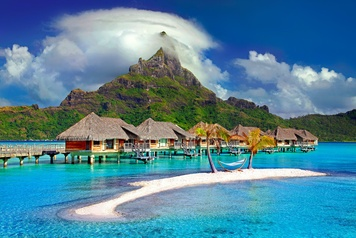
#> input picture input/1.jpg, 356 x 238 px, shrunk from 2000 x 1335 before the run; its folder holds 4 pictures in this run
$ python removecolor.py
#> lines starting #> are read from the running program, lines starting #| are printed output that depends on the picture
import os
from PIL import Image

def convert_to_bw():
    # Check if 'input' directory exists
    if not os.path.exists('../input'):
        print("\033[91m" + "Error: 'input' directory does not exist.")
        return

    # Get all image files in 'input' directory
    files_to_convert = [f for f in os.listdir("../input") if os.path.isfile(os.path.join("../input", f))]

    if not files_to_convert:
        print("\033[93m" + "No image files found in 'input' directory.")
        return

    # Create the directory for the converted images
    if not os.path.exists("../output"):
        os.makedirs("../output")

    # Loop through each image file and convert it to black and white
    for filename in files_to_convert:
        try:
            i = Image.open(os.path.join("../input", filename))
#> i is the input picture: PIL image 356x238 RGB; mean R, G, B 81.8, 131.7, 152.3
            fn, fext = os.path.splitext(filename)
            converted_filename = f"{fn}_bw{fext}"
            counter = 1
            while os.path.exists(os.path.join("../output", converted_filename)):
                converted_filename = f"{fn}_bw({counter}){fext}"
                counter += 1
            bw_image = i.convert("L")
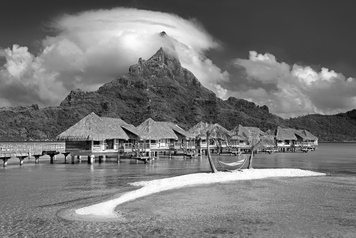
#> bw_image: PIL image 356x238 L; min 1, max 255, mean 119.1
            bw_image.save(os.path.join("../output", converted_filename))
            print("\033[92m" + f"Successfully converted {filename} to black and white and saved as {converted_filename}")
        except Exception as e:
            print("\033[91m" + f"Error converting {filename}: {str(e)}")
#> pass 2 of the loop in convert_to_bw, `for filename in files_to_convert:`:
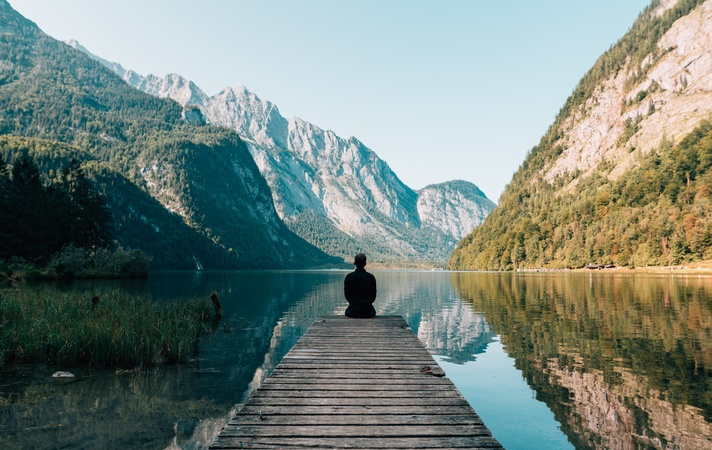
#> input picture input/3.jpg, 712 x 450 px, shrunk from 4000 x 2525 before the run
#> in convert_to_bw, i is the input picture: PIL image 712x450 RGB; mean R, G, B 119.5, 132.6, 125.2
#> in convert_to_bw, `bw_image = i.convert("L")`:
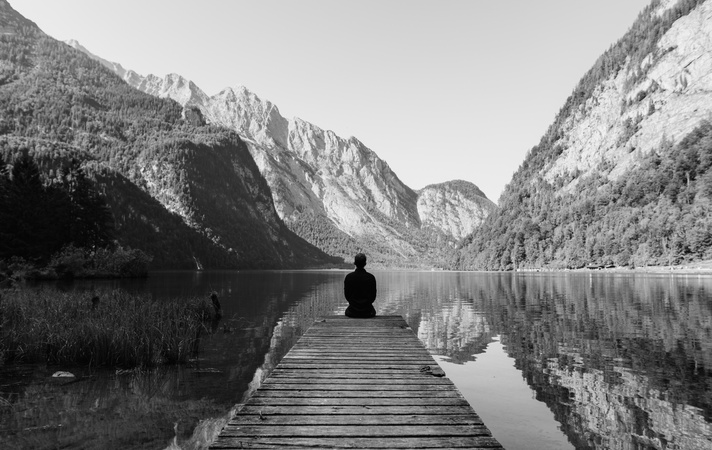
#> bw_image: PIL image 712x450 L; min 0, max 248, mean 127.8
#> pass 3 of the loop in convert_to_bw, `for filename in files_to_convert:`:
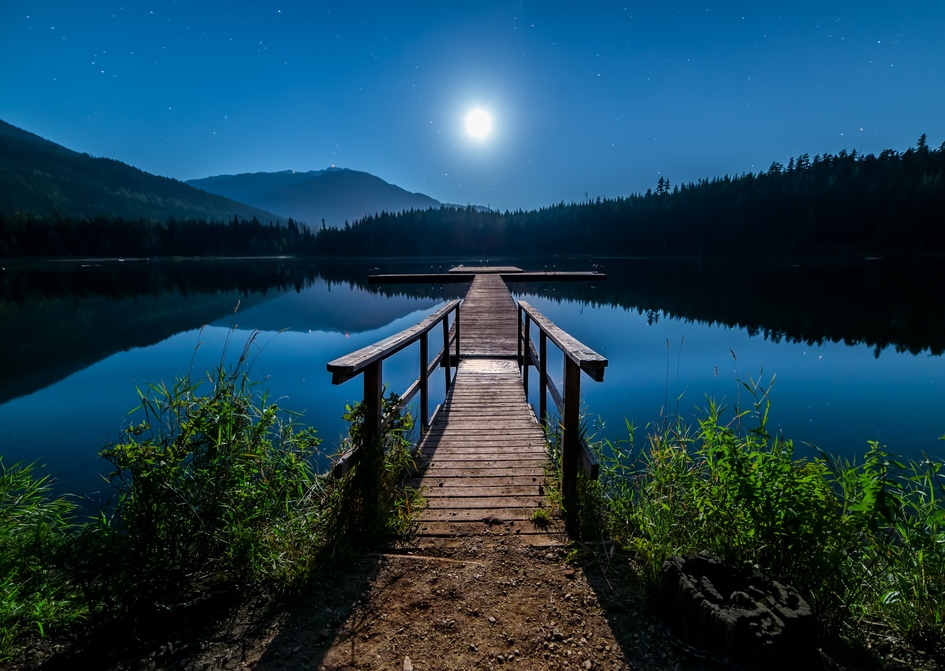
#> input picture input/5.jpg, 945 x 671 px, shrunk from 5306 x 3770 before the run
#> in convert_to_bw, i is the input picture: PIL image 945x671 RGB; mean R, G, B 27.3, 64.8, 83
#> in convert_to_bw, `bw_image = i.convert("L")`:
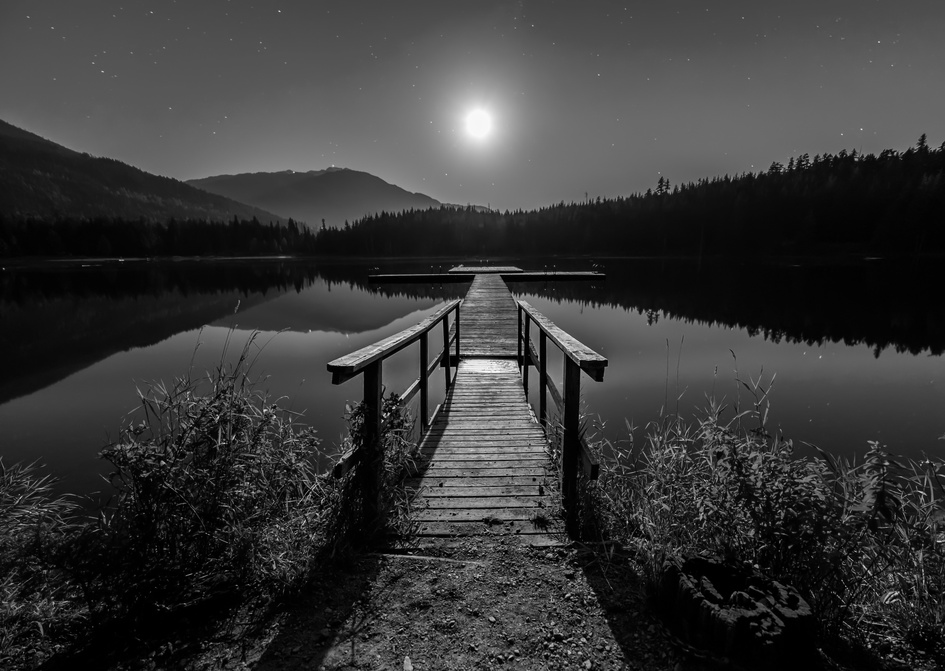
#> bw_image: PIL image 945x671 L; min 0, max 253, mean 55.7
#> the loop made 4 passes; the first 3 are shown


if __name__ == "__main__":
    convert_to_bw()
